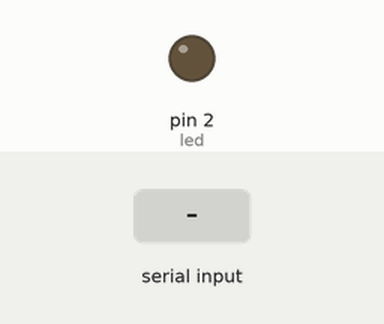
Recording of a sketch running on a simulated Arduino Uno, built with avr-gcc and run on an emulated ATmega328P. Shown: output pins drawn as LEDs (lit = HIGH). The inputs (shaded band) are chosen by the test bench.

Above: at 1.2 s.
1.3 s: "1" received over Serial
At 2.2 s:
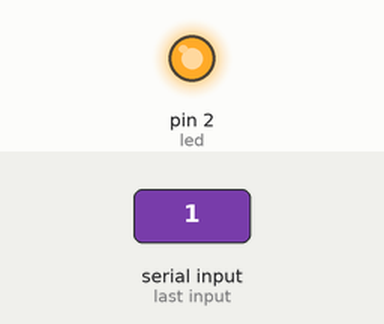
2.8 s: "0" received over Serial
At 3.3 s:
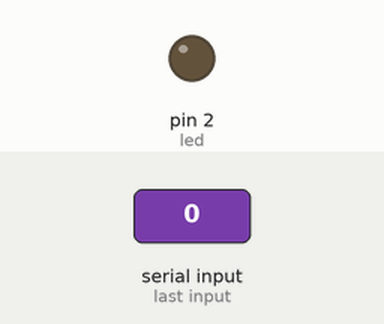
Timing chart, 0 to 5.8 s (numbered marks = the images above; inputs shaded):
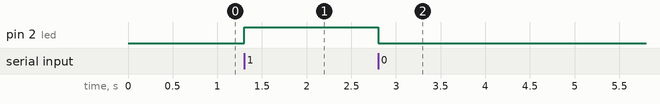

Measured:
- after the input at 1.3 s, pin 2 (led): LOW → HIGH at once
- after the input at 2.8 s, pin 2 (led): HIGH → LOW at once

The sketch:

sketch_4e.ino
```cpp
/*
	Comandare un LED dal terminale seriale.
 */

const int led = 2;
char input;

void setup ()
{
	Serial.begin(9600);		// inizializza a velocità 9600
	pinMode(led, OUTPUT);	// impostiamo come out
}

void loop ()
{
	if (Serial.available())
	{
		input = Serial.read();
	}

	if (input == '1')
	{
		digitalWrite(led, HIGH);
	}
	else
	{
		digitalWrite(led, LOW);
	}
}
```
